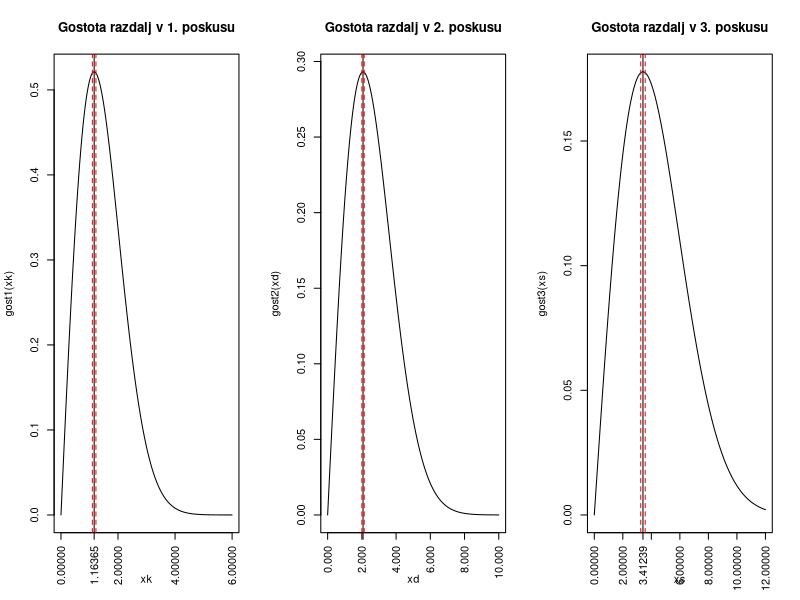

Source code (R):
#Nastavimo mesto datoteke (Po potrebi spremenite na mesto, kamor ste shranili datoteke)
setwd("C:/Users/Uporabnik/Documents/GitHub/STAT")

#Naložimo podatke eksperimentov
kratki <- read.csv("Kromatin_kratki.csv")
srednji <- read.csv("Kromatin_srednji.csv")
dolgi <- read.csv("Kromatin_dolgi.csv")

#Za cenilko, ki smo jo pridobili po metodi momentov, izračunamo numerične približke

#Prvi eksperiment
n1 <- nrow(kratki)
x1 <- kratki[, 1]
t1 <- sqrt(2/pi)*mean(x1)

SE1 <- sqrt((4 - pi)/(n1 * pi))*t1

#Drugi eksperiment
n2 <- nrow(srednji)
x2 <- srednji[, 1]
t2 <- sqrt(2/pi)*mean(x2)

SE2 <- sqrt((4 - pi)/(n2 * pi))*t2

#Tretji eksperiment
n3 <- nrow(dolgi)
x3 <- dolgi[, 1]
t3 <- sqrt(2/pi)*mean(x3)

SE3 <- sqrt((4 - pi)/(n3 * pi))*t3

#Zapišimo ocenjene gostote porazdelitve

gostota <- function(y, t) {
# y je vektor razdalj, t skalarni parameter
	if(t != 0) {
		b <- rep(0, length(y)) #vektor v katerega hranimo rezultate
		for (i in 1:length(y)){
			if(y[i] >0){
				b[i] <- y[i]/(t)^2 * exp(- (y[i]^2) / (2*(t)^2))
			}
			else {
				b[i] <- 0
			}
		}
	}
	return(b)
}

gost1 <- function(r) {
	gostota(r, t1)
}

gost2 <- function(r) {
	gostota(r, t2)
}

gost3 <- function(r) {
	gostota(r, t3)
}

#Za vsak eksperiment še narišemo gostoto porazdelitve

par(mfrow=c(1, 3))

xk <- sort(c(seq(0, 6, 0.001), t1-SE1, t1, t1+SE1))
xd <- sort(c(seq(0, 10, 0.001), t2-SE2, t2, t2+SE2))
xs <- sort(c(seq(0, 12, 0.001), t3-SE3, t3, t3+SE3))

plot(xk, gost1(xk), type="l", main="Gostota razdalj v 1. poskusu", xaxt= "n")
axis(1, at = sort(c(floor(seq(0, 6, 2)), round(t1, 5))), las=2)
abline(v = t1, color = "green")
abline(v = t1-SE1, col = "red", lty = 2, lwd=1)
abline(v = t1+SE1, col = "red", lty = 2, lwd=1)

plot(xd, gost2(xd), type="l", main="Gostota razdalj v 2. poskusu", xaxt= "n")
axis(1, at = sort(c(floor(seq(0, 10, 2)), round(t2, 5))), las=2)
abline(v = t2, color = "green")
abline(v = t2-SE2, col = "red", lty = 2, lwd=1)
abline(v = t2+SE2, col = "red", lty = 2, lwd=1)

plot(xs, gost3(xs), type="l", main="Gostota razdalj v 3. poskusu", xaxt= "n")
axis(1, at = sort(c(seq(0, 12, 2), round(t3, 5))), las=2)
abline(v = t3, color = "green")
abline(v = t3-SE3, col = "red", lty = 2, lwd=1)
abline(v = t3+SE3, col = "red", lty = 2, lwd=1)

cat("Približek za theta v prvem eksperimentu je", t1, ".")
cat("Standardna napaka v njem pa znaša",SE1, ".")

cat("Približek za theta v drugem eksperimentu je", t2, ".")
cat("Standardna napaka v njem znaša", SE2, ".")

cat("Približek za theta v tretjem eksperimentu je", t3, ".")
cat("Standardna napaka v njem znaša ", SE3, ".")
